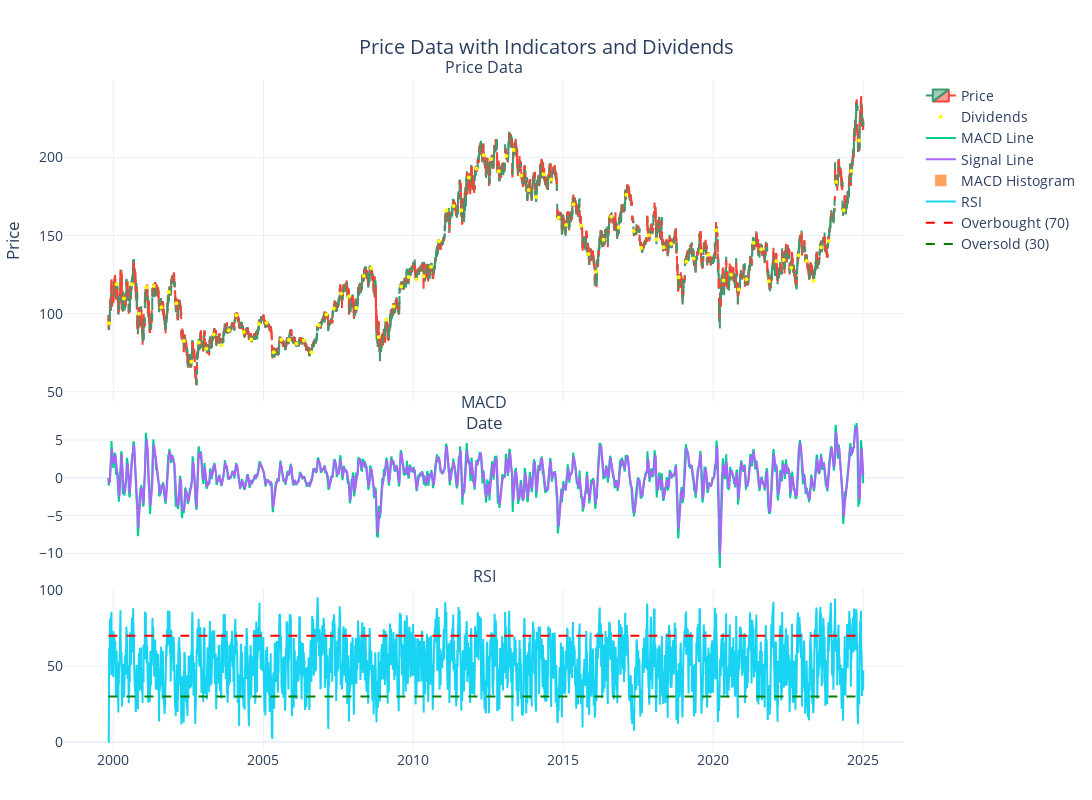

Write notebook code for a chart like this one.
### Code cell
from plotting.base_plots import plot_price_with_indicators
fig = plot_price_with_indicators(
    price,
    dividend_table=dividend,
    include_macd=True,
    include_rsi=True
)
fig.show()

### Figure 1 — Plotly figure (JSON) as saved in the notebook; plotly's stock layout.template omitted (floating-point values rounded to 4 significant figures; data arrays with more than 128 entries replaced by an {"elided": "..."} marker saying what was removed)
{"data": [{"close": {"elided": "6334 float values"}, "high": {"elided": "6334 float values"}, "low": {"elided": "6334 float values"}, "name": "Price", "open": {"elided": "6334 float values"}, "type": "candlestick", "x": {"elided": "6334 str values"}, "xaxis": "x", "yaxis": "y"}, {"hoverinfo": "text", "hovertext": ["Date: 1999-11-08 00:00:00, Amount: 0.12", "Date: 2000-02-08 00:00:00, Amount: 0.12", "Date: 2000-05-08 00:00:00, Amount: 0.13", "Date: 2000-08-08 00:00:00, Amount: 0.13", "Date: 2000-11-08 00:00:00, Amount: 0.13", "Date: 2001-02-07 00:00:00, Amount: 0.13", "Date: 2001-05-08 00:00:00, Amount: 0.14", "Date: 2001-08-08 00:00:00, Amount: 0.14", "Date: 2001-11-07 00:00:00, Amount: 0.14", "Date: 2002-02-06 00:00:00, Amount: 0.14", "Date: 2002-05-08 00:00:00, Amount: 0.15", "Date: 2002-08-07 00:00:00, Amount: 0.15", "Date: 2002-11-06 00:00:00, Amount: 0.15", "Date: 2003-02-06 00:00:00, Amount: 0.15", "Date: 2003-05-07 00:00:00, Amount: 0.16", "Date: 2003-08-06 00:00:00, Amount: 0.16", "Date: 2003-11-06 00:00:00, Amount: 0.16", "Date: 2004-02-06 00:00:00, Amount: 0.16", "Date: 2004-05-06 00:00:00, Amount: 0.18", "Date: 2004-08-06 00:00:00, Amount: 0.18", "Date: 2004-11-08 00:00:00, Amount: 0.18", "Date: 2005-02-08 00:00:00, Amount: 0.18", "Date: 2005-05-06 00:00:00, Amount: 0.2", "Date: 2005-08-08 00:00:00, Amount: 0.2", "Date: 2005-11-08 00:00:00, Amount: 0.2", "Date: 2006-02-08 00:00:00, Amount: 0.2", "Date: 2006-05-08 00:00:00, Amount: 0.3", "Date: 2006-08-08 00:00:00, Amount: 0.3", "Date: 2006-11-08 00:00:00, Amount: 0.3", "Date: 2007-02-07 00:00:00, Amount: 0.3", "Date: 2007-05-08 00:00:00, Amount: 0.4", "Date: 2007-08-08 00:00:00, Amount: 0.4", "Date: 2007-11-07 00:00:00, Amount: 0.4", "Date: 2008-02-06 00:00:00, Amount: 0.4", "Date: 2008-05-07 00:00:00, Amount: 0.5", "Date: 2008-08-06 00:00:00, Amount: 0.5", "Date: 2008-11-06 00:00:00, Amount: 0.5", "Date: 2009-02-06 00:00:00, Amount: 0.5", "Date: 2009-05-06 00:00:00, Amount: 0.55", "Date: 2009-08-06 00:00:00, Amount: 0.55", "Date: 2009-11-06 00:00:00, Amount: 0.55", "Date: 2010-02-08 00:00:00, Amount: 0.55", "Date: 2010-05-06 00:00:00, Amount: 0.65", "Date: 2010-08-06 00:00:00, Amount: 0.65", "Date: 2010-11-08 00:00:00, Amount: 0.65", "Date: 2011-02-08 00:00:00, Amount: 0.65", "Date: 2011-05-06 00:00:00, Amount: 0.75", "Date: 2011-08-08 00:00:00, Amount: 0.75", "Date: 2011-11-08 00:00:00, Amount: 0.75", "Date: 2012-02-08 00:00:00, Amount: 0.75", "Date: 2012-05-08 00:00:00, Amount: 0.85", "Date: 2012-08-08 00:00:00, Amount: 0.85", "Date: 2012-11-07 00:00:00, Amount: 0.85", "Date: 2013-02-06 00:00:00, Amount: 0.85", "Date: 2013-05-08 00:00:00, Amount: 0.95", "Date: 2013-08-07 00:00:00, Amount: 0.95", "Date: 2013-11-06 00:00:00, Amount: 0.95", "Date: 2014-02-06 00:00:00, Amount: 0.95", "Date: 2014-05-07 00:00:00, Amount: 1.1", "Date: 2014-08-06 00:00:00, Amount: 1.1", "Date: 2014-11-06 00:00:00, Amount: 1.1", "Date: 2015-02-06 00:00:00, Amount: 1.1", "Date: 2015-05-06 00:00:00, Amount: 1.3", "Date: 2015-08-06 00:00:00, Amount: 1.3", "Date: 2015-11-06 00:00:00, Amount: 1.3", "Date: 2016-02-08 00:00:00, Amount: 1.3", "Date: 2016-05-06 00:00:00, Amount: 1.4", "Date: 2016-08-08 00:00:00, Amount: 1.4", "Date: 2016-11-08 00:00:00, Amount: 1.4", "Date: 2017-02-08 00:00:00, Amount: 1.4", "Date: 2017-05-08 00:00:00, Amount: 1.5", "Date: 2017-08-08 00:00:00, Amount: 1.5", "Date: 2017-11-09 00:00:00, Amount: 1.5", "Date: 2018-02-08 00:00:00, Amount: 1.5", "Date: 2018-05-09 00:00:00, Amount: 1.57", "Date: 2018-08-09 00:00:00, Amount: 1.57", "Date: 2018-11-08 00:00:00, Amount: 1.57", "Date: 2019-02-07 00:00:00, Amount: 1.57", "Date: 2019-05-09 00:00:00, Amount: 1.62", "Date: 2019-08-08 00:00:00, Amount: 1.62", "Date: 2019-11-07 00:00:00, Amount: 1.62", "Date: 2020-02-07 00:00:00, Amount: 1.62", "Date: 2020-05-07 00:00:00, Amount: 1.63", "Date: 2020-08-07 00:00:00, Amount: 1.63", "Date: 2020-11-09 00:00:00, Amount: 1.63", "Date: 2021-02-09 00:00:00, Amount: 1.63", "Date: 2021-05-07 00:00:00, Amount: 1.64", "Date: 2021-08-09 00:00:00, Amount: 1.64", "Date: 2021-11-09 00:00:00, Amount: 1.64", "Date: 2022-02-10 00:00:00, Amount: 1.64", "Date: 2022-05-09 00:00:00, Amount: 1.65", "Date: 2022-08-09 00:00:00, Amount: 1.65", "Date: 2022-11-09 00:00:00, Amount: 1.65", "Date: 2023-02-09 00:00:00, Amount: 1.65", "Date: 2023-05-09 00:00:00, Amount: 1.66", "Date: 2023-08-09 00:00:00, Amount: 1.66", "Date: 2023-11-09 00:00:00, Amount: 1.66", "Date: 2024-02-08 00:00:00, Amount: 1.66", "Date: 2024-05-09 00:00:00, Amount: 1.67", "Date: 2024-08-09 00:00:00, Amount: 1.67", "Date: 2024-11-12 00:00:00, Amount: 1.67"], "marker": {"color": "yellow", "size": 4}, "mode": "markers", "name": "Dividends", "type": "scatter", "x": ["1999-11-08T00:00:00", "2000-02-08T00:00:00", "2000-05-08T00:00:00", "2000-08-08T00:00:00", "2000-11-08T00:00:00", "2001-02-07T00:00:00", "2001-05-08T00:00:00", "2001-08-08T00:00:00", "2001-11-07T00:00:00", "2002-02-06T00:00:00", "2002-05-08T00:00:00", "2002-08-07T00:00:00", "2002-11-06T00:00:00", "2003-02-06T00:00:00", "2003-05-07T00:00:00", "2003-08-06T00:00:00", "2003-11-06T00:00:00", "2004-02-06T00:00:00", "2004-05-06T00:00:00", "2004-08-06T00:00:00", "2004-11-08T00:00:00", "2005-02-08T00:00:00", "2005-05-06T00:00:00", "2005-08-08T00:00:00", "2005-11-08T00:00:00", "2006-02-08T00:00:00", "2006-05-08T00:00:00", "2006-08-08T00:00:00", "2006-11-08T00:00:00", "2007-02-07T00:00:00", "2007-05-08T00:00:00", "2007-08-08T00:00:00", "2007-11-07T00:00:00", "2008-02-06T00:00:00", "2008-05-07T00:00:00", "2008-08-06T00:00:00", "2008-11-06T00:00:00", "2009-02-06T00:00:00", "2009-05-06T00:00:00", "2009-08-06T00:00:00", "2009-11-06T00:00:00", "2010-02-08T00:00:00", "2010-05-06T00:00:00", "2010-08-06T00:00:00", "2010-11-08T00:00:00", "2011-02-08T00:00:00", "2011-05-06T00:00:00", "2011-08-08T00:00:00", "2011-11-08T00:00:00", "2012-02-08T00:00:00", "2012-05-08T00:00:00", "2012-08-08T00:00:00", "2012-11-07T00:00:00", "2013-02-06T00:00:00", "2013-05-08T00:00:00", "2013-08-07T00:00:00", "2013-11-06T00:00:00", "2014-02-06T00:00:00", "2014-05-07T00:00:00", "2014-08-06T00:00:00", "2014-11-06T00:00:00", "2015-02-06T00:00:00", "2015-05-06T00:00:00", "2015-08-06T00:00:00", "2015-11-06T00:00:00", "2016-02-08T00:00:00", "2016-05-06T00:00:00", "2016-08-08T00:00:00", "2016-11-08T00:00:00", "2017-02-08T00:00:00", "2017-05-08T00:00:00", "2017-08-08T00:00:00", "2017-11-09T00:00:00", "2018-02-08T00:00:00", "2018-05-09T00:00:00", "2018-08-09T00:00:00", "2018-11-08T00:00:00", "2019-02-07T00:00:00", "2019-05-09T00:00:00", "2019-08-08T00:00:00", "2019-11-07T00:00:00", "2020-02-07T00:00:00", "2020-05-07T00:00:00", "2020-08-07T00:00:00", "2020-11-09T00:00:00", "2021-02-09T00:00:00", "2021-05-07T00:00:00", "2021-08-09T00:00:00", "2021-11-09T00:00:00", "2022-02-10T00:00:00", "2022-05-09T00:00:00", "2022-08-09T00:00:00", "2022-11-09T00:00:00", "2023-02-09T00:00:00", "2023-05-09T00:00:00", "2023-08-09T00:00:00", "2023-11-09T00:00:00", "2024-02-08T00:00:00", "2024-05-09T00:00:00", "2024-08-09T00:00:00", "2024-11-12T00:00:00"], "xaxis": "x", "y": [93.94, 118.8, 109.8, 118.9, 100, 116.9, 117.7, 104.2, 113.8, 106.6, 82.45, 69.17, 81.54, 77.51, 86.68, 79.75, 89.34, 98.94, 88.36, 83.48, 93.37, 94.13, 75.26, 83.36, 83.15, 80.8, 82.89, 75.33, 92.59, 99.54, 103.3, 113.0, 111.1, 103.6, 124.1, 129.2, 85.15, 96.14, 104.6, 117.4, 123.5, 121.9, 123.9, 130.1, 146.5, 166.1, 168.9, 166.2, 187.2, 192.9, 201.5, 199.0, 191.2, 201.0, 204.8, 188.6, 179.2, 174.7, 189.3, 186.0, 161.5, 156.7, 170.1, 156.3, 138.2, 127.0, 147.3, 162.0, 155.2, 176.2, 153.0, 142.1, 150.3, 147.6, 142.6, 144.8, 123.4, 133.2, 135.3, 140.1, 137.7, 153.4, 121.2, 125.0, 115.5, 122.1, 145.5, 141.2, 120.8, 133.5, 134.4, 129.5, 137.4, 133.8, 121.2, 142.5, 146.6, 184.4, 166.3, 191.4, 210.9], "yaxis": "y"}, {"mode": "lines", "name": "MACD Line", "type": "scatter", "x": {"elided": "6334 str values"}, "xaxis": "x2", "y": {"elided": "6334 float values"}, "yaxis": "y2"}, {"mode": "lines", "name": "Signal Line", "type": "scatter", "x": {"elided": "6334 str values"}, "xaxis": "x2", "y": {"elided": "6334 float values"}, "yaxis": "y2"}, {"name": "MACD Histogram", "type": "bar", "x": {"elided": "6334 str values"}, "xaxis": "x2", "y": {"elided": "6334 float values"}, "yaxis": "y2"}, {"mode": "lines", "name": "RSI", "type": "scatter", "x": {"elided": "6334 str values"}, "xaxis": "x3", "y": {"elided": "6334 float values"}, "yaxis": "y3"}, {"line": {"color": "red", "dash": "dash"}, "mode": "lines", "name": "Overbought (70)", "type": "scatter", "x": {"elided": "6334 str values"}, "xaxis": "x3", "y": {"elided": "6334 int values"}, "yaxis": "y3"}, {"line": {"color": "green", "dash": "dash"}, "mode": "lines", "name": "Oversold (30)", "type": "scatter", "x": {"elided": "6334 str values"}, "xaxis": "x3", "y": {"elided": "6334 int values"}, "yaxis": "y3"}], "layout": {"annotations": [{"font": {"size": 16}, "showarrow": false, "text": "Price Data", "x": 0.5, "xanchor": "center", "xref": "paper", "y": 1, "yanchor": "bottom", "yref": "paper"}, {"font": {"size": 16}, "showarrow": false, "text": "MACD", "x": 0.5, "xanchor": "center", "xref": "paper", "y": 0.5, "yanchor": "bottom", "yref": "paper"}, {"font": {"size": 16}, "showarrow": false, "text": "RSI", "x": 0.5, "xanchor": "center", "xref": "paper", "y": 0.24, "yanchor": "bottom", "yref": "paper"}], "font": {"size": 14}, "height": 800, "margin": {"b": 50, "l": 50, "r": 50, "t": 80}, "showlegend": true, "title": {"font": {"size": 20}, "text": "Price Data with Indicators and Dividends", "x": 0.5, "xanchor": "center", "yanchor": "top"}, "width": 1200, "xaxis": {"anchor": "y", "domain": [0, 1], "matches": "x3", "rangeslider": {"visible": false}, "showticklabels": false, "title": {"text": "Date"}}, "xaxis2": {"anchor": "y2", "domain": [0, 1], "matches": "x3", "showticklabels": false}, "xaxis3": {"anchor": "y3", "domain": [0, 1]}, "yaxis": {"anchor": "x", "domain": [0.52, 1], "title": {"text": "Price"}}, "yaxis2": {"anchor": "x2", "domain": [0.26, 0.5]}, "yaxis3": {"anchor": "x3", "domain": [0, 0.24]}}}
